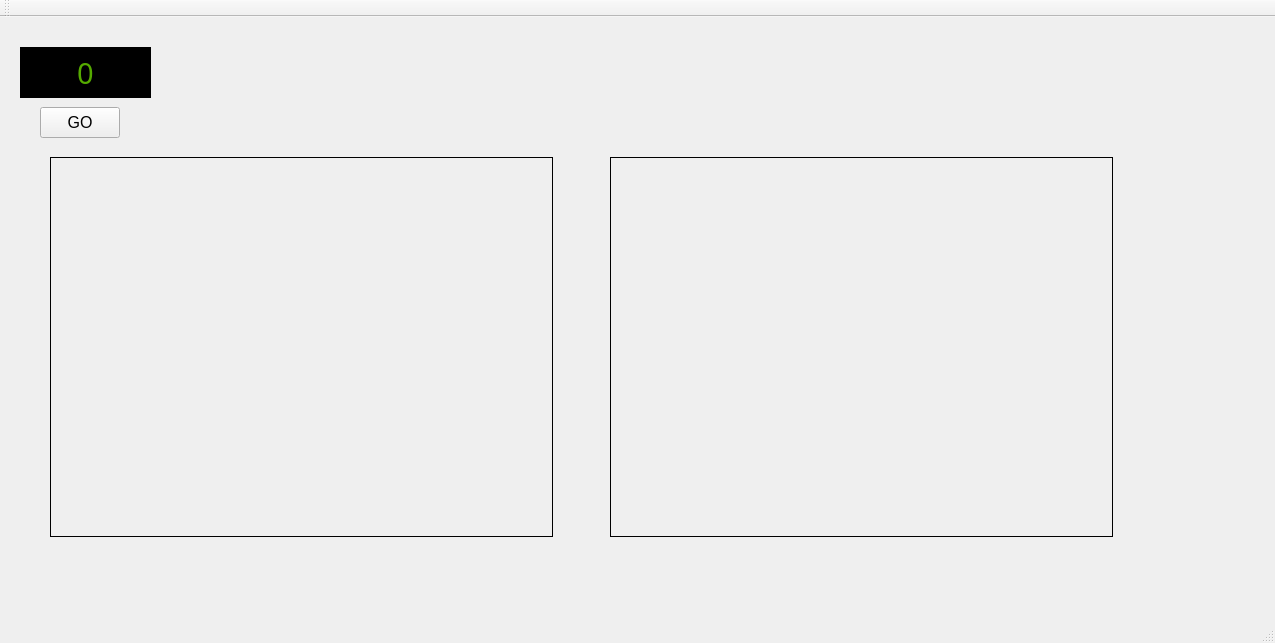
<?xml version="1.0" encoding="UTF-8"?>
<ui version="4.0">
 <class>MainWindow</class>
 <widget class="QMainWindow" name="MainWindow">
  <property name="geometry">
   <rect>
    <x>0</x>
    <y>0</y>
    <width>1275</width>
    <height>643</height>
   </rect>
  </property>
  <property name="windowTitle">
   <string>Operator Interface</string>
  </property>
  <widget class="QWidget" name="centralWidget">
   <widget class="QPushButton" name="BGo">
    <property name="geometry">
     <rect>
      <x>40</x>
      <y>90</y>
      <width>80</width>
      <height>31</height>
     </rect>
    </property>
    <property name="font">
     <font>
      <family>Arial</family>
      <pointsize>12</pointsize>
     </font>
    </property>
    <property name="text">
     <string>GO</string>
    </property>
   </widget>
   <widget class="QLabel" name="EFeed">
    <property name="geometry">
     <rect>
      <x>20</x>
      <y>30</y>
      <width>131</width>
      <height>51</height>
     </rect>
    </property>
    <property name="font">
     <font>
      <family>Arial Black</family>
      <pointsize>22</pointsize>
     </font>
    </property>
    <property name="styleSheet">
     <string notr="true">background-color: rgb(0, 0, 0);
color: rgb(85, 170, 0);</string>
    </property>
    <property name="frameShape">
     <enum>QFrame::Panel</enum>
    </property>
    <property name="frameShadow">
     <enum>QFrame::Sunken</enum>
    </property>
    <property name="text">
     <string>0</string>
    </property>
    <property name="alignment">
     <set>Qt::AlignCenter</set>
    </property>
   </widget>
   <widget class="QLabel" name="image">
    <property name="enabled">
     <bool>true</bool>
    </property>
    <property name="geometry">
     <rect>
      <x>50</x>
      <y>140</y>
      <width>503</width>
      <height>380</height>
     </rect>
    </property>
    <property name="frameShape">
     <enum>QFrame::Box</enum>
    </property>
    <property name="text">
     <string/>
    </property>
    <property name="scaledContents">
     <bool>true</bool>
    </property>
   </widget>
   <widget class="QLabel" name="image2">
    <property name="enabled">
     <bool>true</bool>
    </property>
    <property name="geometry">
     <rect>
      <x>610</x>
      <y>140</y>
      <width>503</width>
      <height>380</height>
     </rect>
    </property>
    <property name="frameShape">
     <enum>QFrame::Box</enum>
    </property>
    <property name="text">
     <string/>
    </property>
    <property name="scaledContents">
     <bool>true</bool>
    </property>
   </widget>
  </widget>
  <widget class="QMenuBar" name="menuBar">
   <property name="geometry">
    <rect>
     <x>0</x>
     <y>0</y>
     <width>1275</width>
     <height>26</height>
    </rect>
   </property>
  </widget>
  <widget class="QToolBar" name="mainToolBar">
   <attribute name="toolBarArea">
    <enum>TopToolBarArea</enum>
   </attribute>
   <attribute name="toolBarBreak">
    <bool>false</bool>
   </attribute>
  </widget>
  <widget class="QStatusBar" name="statusBar"/>
 </widget>
 <layoutdefault spacing="6" margin="11"/>
 <resources/>
 <connections/>
</ui>
